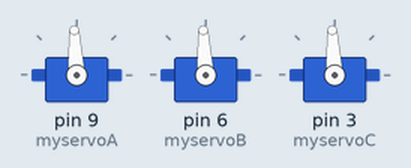
Bench run of a sketch on a simulated Arduino Uno, built with avr-gcc and run on an emulated ATmega328P. Shown: 3 × servo. What the sketch prints to the serial monitor is not drawn.

Above: at 0.1 s.
Timing chart, 0 to 1.6 s (numbered marks = the images above):
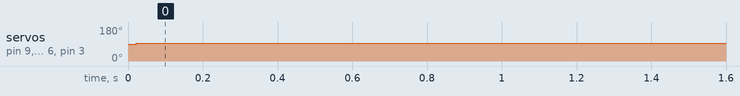

Measured:
- by itself, servo on pin 9 (myservoA), servo on pin 6 (myservoB), servo on pin 3 (myservoC): 90° → 93° at 0.02 s

The sketch:

omnirobot_bluestamp.ino
```cpp
#include <PS2X_lib.h>  //for v1.6, most current version as of 2013 see billporter.info for updates
#include <Servo.h>         //copy from servo code
                 // a maximum of eight servo objects can be created
Servo myservoA;  // works on motor A
Servo myservoB;  // works on motor B
Servo myservoC;  // works on motor C
PS2X ps2x; // create PS2 Controller Class


int error = 0;
byte type = 0;
byte vibrate = 0;

void setup(){
  Serial.begin(57600);
  myservoA.attach(9);  // attaches the servo on pin 3 to the servo object  //copy from servo code
  myservoB.attach(6);  // attaches the servo on pin 5 to the servo object
  myservoC.attach(3);  // attaches the servo on pin 6 to the servo object

  pinMode(3, OUTPUT);
  pinMode(6, OUTPUT);
  pinMode(9, OUTPUT);

  error = ps2x.config_gamepad(12,11,10,13, true, true);   //setup pins (in this order) and settings:  GamePad(clock, command, attention, data, Pressures, Rumble)
                                                      //Pay attention to order of "command" and "attention" wires


  if(error == 0){
    Serial.println("Found Controller, configured successful");
    Serial.println("HOLDING L1 or R1 will print out the ANALOG STICK values.");
    Serial.println("www.billporter.info for updates and to report bugs.");
  }

  else if(error == 1)
    Serial.println("No controller found, check wiring, see readme.txt to enable debug. visit www.billporter.info for troubleshooting tips");
  else if(error == 2)
    Serial.println("Controller found but not accepting commands. see readme.txt to enable debug. Visit www.billporter.info for troubleshooting tips");
  else if(error == 3)
    Serial.println("Controller refusing to enter Pressures mode, may not support it. ");

  type = ps2x.readType();
  switch(type) {
  case 0:
    Serial.println("Unknown Controller type");
    break;
  case 1:
    Serial.println("DualShock Controller Found");
    break;
  }
}

void loop(){
  /* You must Read Gamepad to get new values
   Read GamePad and set vibration values
   ps2x.read_gamepad(small motor on/off, larger motor strength from 0-255)
   if you don't enable the rumble, use ps2x.read_gamepad(); with no values
   you should call this at least once a second
   */

  if(error == 1){ //skip loop if no controller found
    return;
  } else { //DualShock Controller Found
    ps2x.read_gamepad(false, vibrate);      //false unless a command written for vibrate (if "true" large motor spins at 'vibrate' speed)
   vibrate = ps2x.Analog(PSAB_BLUE);        //this will set the large motor vibrate speed based on how hard you press the blue (X) button
  }

/*Large portions below commented out are included in source code, uncomment as needed.
 *Placing code under the "if" commands allow you to configure buttons.
 */

//    if(ps2x.Button(PSB_START))                   //will be TRUE as long as button is pressed
//      Serial.println("Start is being held");
//    if(ps2x.Button(PSB_SELECT))
//      Serial.println("Select is being held");
//
//    if(ps2x.Button(PSB_PAD_UP)) {
//      Serial.print("Up held this hard: ");
//      Serial.println(ps2x.Analog(PSAB_PAD_UP), DEC);
//    }
//    if(ps2x.Button(PSB_PAD_RIGHT)){
//      Serial.print("Right held this hard: ");
//      Serial.println(ps2x.Analog(PSAB_PAD_RIGHT), DEC);
//    }
//    if(ps2x.Button(PSB_PAD_LEFT)){
//      Serial.print("LEFT held this hard: ");
//      Serial.println(ps2x.Analog(PSAB_PAD_LEFT), DEC);
//    }
//    if(ps2x.Button(PSB_PAD_DOWN)){
//      Serial.print("DOWN held this hard: ");
//      Serial.println(ps2x.Analog(PSAB_PAD_DOWN), DEC);
//    }
//
//
//    if (ps2x.NewButtonState())               //will be TRUE if any button changes state (on to off, or off to on)
//    {
//
//      if(ps2x.Button(PSB_L1))
//        Serial.println("L1 pressed");
//      if(ps2x.Button(PSB_R1))
//        Serial.println("R1 pressed");
//      if(ps2x.Button(PSB_L2))
//        Serial.println("L2 pressed");
//      if(ps2x.Button(PSB_R2))
//        Serial.println("R2 pressed");
//      if(ps2x.Button(PSB_GREEN))
//        Serial.println("Triangle pressed");
//
//    }
//
// if(ps2x.ButtonPressed(PSB_RED)) {         //will be TRUE if button is pressed
//
// if(ps2x.ButtonReleased(PSB_RED)) {         //will be TRUE if button is released
//
// if(ps2x.ButtonPressed(PSB_PINK)) {         //will be TRUE if button is pressed
//
// if(ps2x.ButtonReleased(PSB_PINK)) {         //will be TRUE if button is released
//
//    if(ps2x.ButtonPressed(PSB_RED)){             //will be TRUE if button was JUST pressed
//      Serial.println("Circle just pressed");}
//
//    if(ps2x.ButtonPressed(PSB_PINK)){             //will be TRUE if button was JUST released
//      Serial.println("Square just pressed");}
//
//    if(ps2x.NewButtonState(PSB_BLUE)) {           //will be TRUE if button was JUST pressed OR released
//      Serial.println("X just changed");
//    }
//---------------------------------------------------------------------------------------------------------------------------------
  int val=ps2x.Analog(PSS_RX); // reads the value of RX on the the PS2 receiver (value between 0 and 255)
  int mapval=map(val,0,255,2000,1000); //reads val, creates a mapval integer between 1000 and 2000 that motor controller reads

  int x=ps2x.Analog(PSS_LX); // reads the value of LX on the the PS2 receiver (value between 0 and 255)
  int y=ps2x.Analog(PSS_LY); // reads the value of LY on the the PS2 receiver (value between 0 and 255)

  if(x==128 && y==127){
    myservoA.writeMicroseconds(mapval);  //stationary rotation
    myservoB.writeMicroseconds(mapval);
    myservoC.writeMicroseconds(mapval);
    delay(10);
  }

  int mapx=map(x,0,255,100,-100);
  int mapy=map(y,0,255,100,-100); //values from PS2 controller are read from 0-255, read as 100 to -100 value to represent a cartesian plane with a 0 in the center to simplify calculations.

  float theta= atan2(mapx,mapy); // arc tangent of x/y

  int L=sqrt(mapx*mapx+mapy*mapy);  //Pythagorean theorem

  float cosa=L*cos(150*M_PI/180-theta); //150 degrees minus theta
  float cosb=L*cos(30*M_PI/180-theta);  //first value is L (hypotenuse)
  float cosc=L*cos(270*M_PI/180-theta); //second value (parentheses section) represents adjacent side along x axis

  int Fa=map(cosa,-142,142,1000,2000); //-142 and 142 are limits of calculations above (should be)
  int Fb=map(cosb,-142,142,1000,2000);
  int Fc=map(cosc,-142,142,1000,2000);


  if(val==128){                    //F values indicate motor rotation, robot navigation
  myservoA.writeMicroseconds(Fa);
  myservoB.writeMicroseconds(Fb);
  myservoC.writeMicroseconds(Fc);
  delay(10);
  }

  //Next four sets of code allow you to read stick values
  if(ps2x.Button(PSB_L1)){
  Serial.print(Fa,DEC);
  Serial.print(",");
  Serial.print(Fb,DEC);
  Serial.print(",");
  Serial.println(Fc,DEC);
  }

  if(ps2x.Button(PSB_L2)){
  Serial.print(ps2x.Analog(PSS_LX), DEC);
  Serial.print(",");
  Serial.println(ps2x.Analog(PSS_LY), DEC);
  }                                          //same values as R2

  if(ps2x.Button(PSB_R1)){
  Serial.print(ps2x.Analog(PSS_RX), DEC);
  Serial.print(",");
  Serial.println(ps2x.Analog(PSS_RY), DEC);
  }

  if(ps2x.Button(PSB_R2)){
  Serial.print(x,DEC);
  Serial.print(",");
  Serial.println(y,DEC);
  }                                          //same values as L2

  delay(50);
}
```
